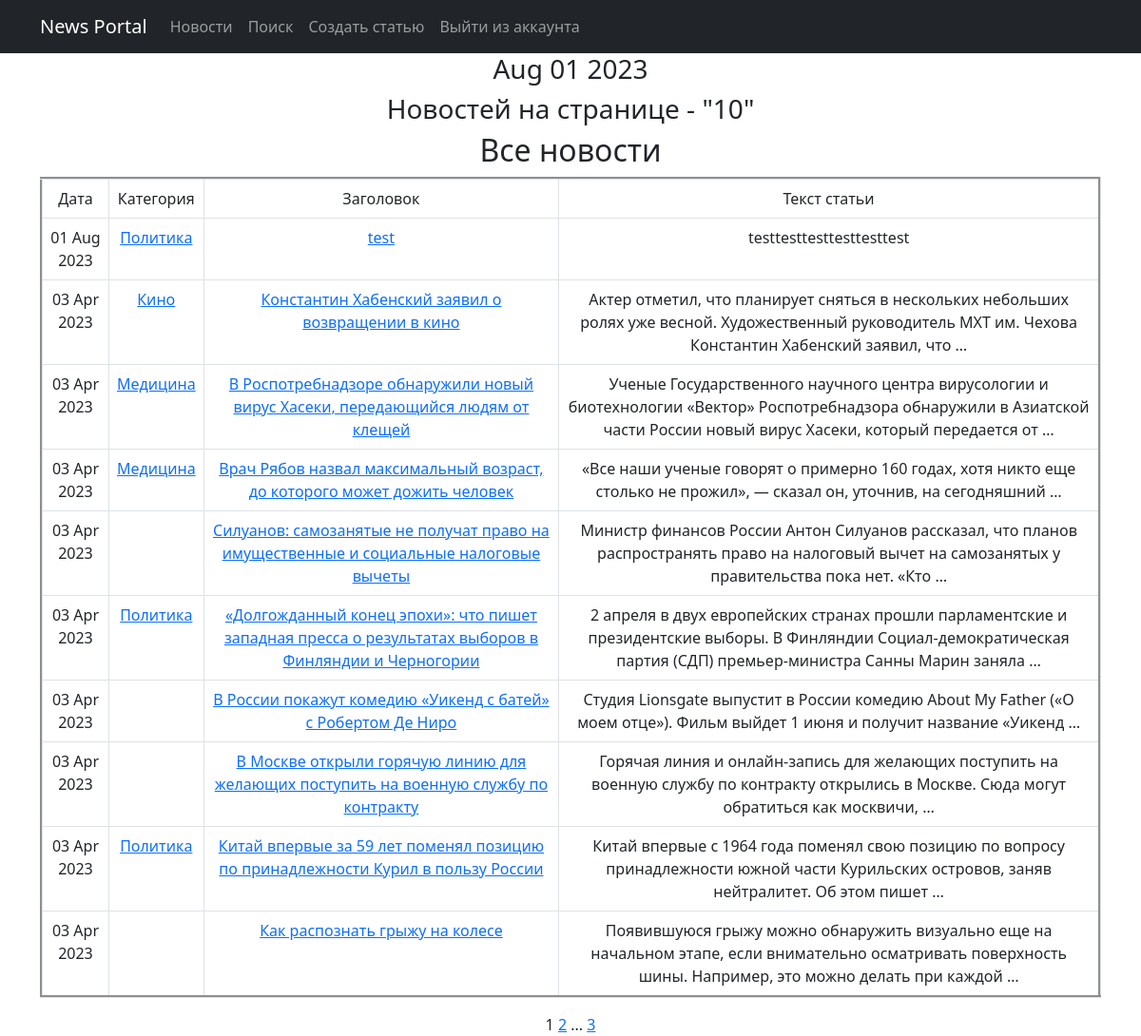
Before: /news/ with the older database file.
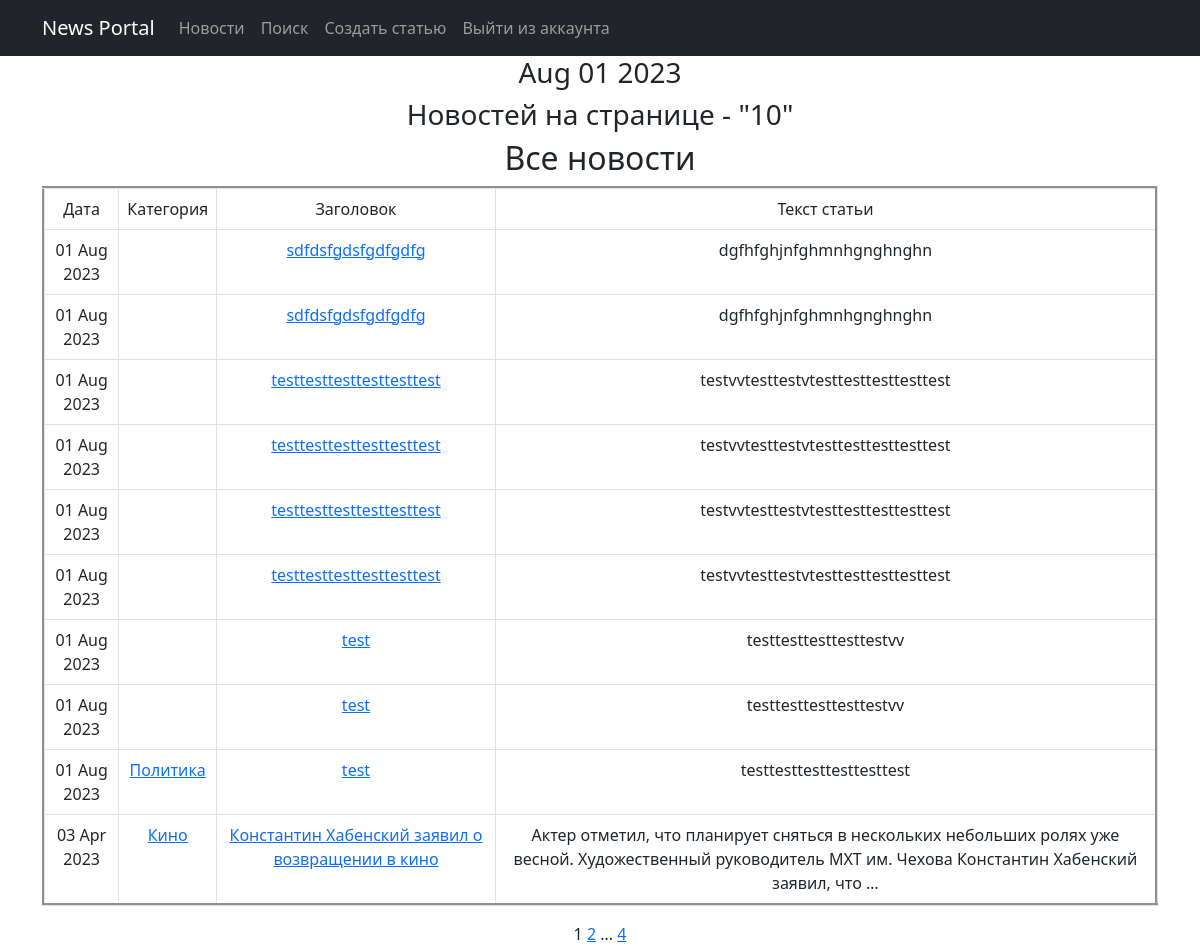
After: the same page with the newer database file.
### news/models.py (models this page shows, shortened)
class Post(models.Model):
    article = 'AR'
    news = 'NE'
    TYPES = [(article, 'Статья'),
             (news, 'Новость')
             ]
    title = models.CharField(max_length=255)
    text = models.TextField()
    time_created = models.DateTimeField(auto_now_add=True)
    type = models.CharField(max_length=2,
                            choices=TYPES,
                            default=news)
    post_rating = models.FloatField(default=0.0)
    post_author = models.ForeignKey(Author, on_delete=models.CASCADE)
    category = models.ManyToManyField(Category, through='PostCategory')
    def get_absolute_url(self):
        return f'/news/{self.id}'

class Category(models.Model):
    category_name = models.CharField(max_length=255,
                                     unique=True)
    subscribers = models.ManyToManyField(User, related_name='categories', blank=True)
    def __str__(self):
        return self.category_name

### news/views.py (the view)
# urls.py: path('', NewsList.as_view(), name='news_list'),
class NewsList(ListView):
    model = Post
    ordering = '-time_created'
    template_name = 'news.html'
    context_object_name = 'news'
    paginate_by = 10
    def get_queryset(self):
        queryset = super().get_queryset()
        self.filterset = PostFilter(self.request.GET, queryset)
        return self.filterset.qs
    def get_context_data(self, **kwargs):
        context = super().get_context_data(**kwargs)
        context['filterset'] = self.filterset
        return context

### news/templatetags/custom_filters.py (called while the page is built)
@register.filter()
def censor(value):
    bad_words = ('редиска!', 'дурак', 'тупица', 'блин', 'оладушек', 'пипец')
    if not isinstance(value, str):
        raise TypeError(f"unresolved type '{type(value)}' expected  type 'str'")
    for i in value.split():
        if i.lower() in bad_words:
            value = value.replace(i, f"{i[0]}{'*' * (len(i) - 2)}{i[-1]}")
    return value

### news/templatetags/custom_tags.py (called while the page is built)
@register.simple_tag(takes_context=True)
def url_replace(context, **kwargs):
   d = context['request'].GET.copy()
   for k, v in kwargs.items():
       d[k] = v
   return d.urlencode()

@register.simple_tag()
def current_time(format_string='%b %d %Y'):
   return datetime.utcnow().strftime(format_string)

### templates/news.html (shortened to what this page needs)
{% extends 'flatpages/default.html' %}
{% load custom_tags %}
{% load custom_filters %}
{% block content %}
<h3>{% current_time '%b %d %Y' %}</h3>
<h3>Новостей на странице - "{{ news|length }}" </h3>
   <h2>Все новости</h2>
   {% if news %}
       <table class="table table-bordered" cellspacing="2" cellpadding="3" border="3" width="50%">
           <tr>
               <td>
                   Дата
               </td>
               <td>
                   Категория
               </td>
               <td>
                   Заголовок
               </td>
               <td>
                   Текст статьи
               </td>
           </tr>
           {% for post in news %}
           <tr>
               <td>{{ post.time_created|date:'d M Y' }}</td>
               <td>
                   {% for category in post.category.all %}
                   <a href="{% url 'category_list' category.id %}">{{ category }}
                       </a>
                   {% endfor %}
               </td>
               <td>
                   <a href="{{ post.get_absolute_url }}"> {{ post.title|censor }} </a> </td>
               <td>{{ post.text|truncatewords:20|censor }}</td>
           </tr>
           {% endfor %}
       </table>
   {% else %}
       <h2>Новостей нет!</h2>
   {% endif %}
   {{ page_obj.number }}
   {% if page_obj.has_next %}
       <a href="?{% url_replace page=page_obj.next_page_number %}">{{ page_obj.next_page_number }}</a>
       {% if paginator.num_pages != page_obj.next_page_number %}
           ...
           <a href="?{% url_replace page=page_obj.paginator.num_pages %}">{{ page_obj.paginator.num_pages }}</a>
       {% endif %}
   {% endif %}
{% endblock content %}

Changed rows visible on the page:
no longer on this page (row unchanged): Post: time_created "03 Apr 2023", title|censor "В Роспотребнадзоре обнаружили новый вирус Хасеки, передающийся людям от клещей", text|censor "Ученые Государственного научного центра вирусологии и биотехнологии «Вектор» Роспотребнадзора обнаружили в Азиатской части России новый вирус Хасеки, который передается от …"
no longer on this page (row unchanged): Category: category_name "Медицина"
no longer on this page (row unchanged): Post: time_created "03 Apr 2023", title|censor "Врач Рябов назвал максимальный возраст, до которого может дожить человек", text|censor "«Все наши ученые говорят о примерно 160 годах, хотя никто еще столько не прожил», — сказал он, уточнив, на сегодняшний …"
no longer on this page (row unchanged): Post: time_created "03 Apr 2023", title|censor "Силуанов: самозанятые не получат право на имущественные и социальные налоговые вычеты", text|censor "Министр финансов России Антон Силуанов рассказал, что планов распространять право на налоговый вычет на самозанятых у правительства пока нет. «Кто …"
no longer on this page (row unchanged): Post: time_created "03 Apr 2023", title|censor "«Долгожданный конец эпохи»: что пишет западная пресса о результатах выборов в Финляндии и Черногории", text|censor "2 апреля в двух европейских странах прошли парламентские и президентские выборы. В Финляндии Социал-демократическая партия (СДП) премьер-министра Санны Марин заняла …", Category (category_name "Политика")
no longer on this page (row unchanged): Post: time_created "03 Apr 2023", title|censor "В России покажут комедию «Уикенд с батей» с Робертом Де Ниро", text|censor "Студия Lionsgate выпустит в России комедию About My Father («О моем отце»). Фильм выйдет 1 июня и получит название «Уикенд …"
no longer on this page (row unchanged): Post: time_created "03 Apr 2023", title|censor "В Москве открыли горячую линию для желающих поступить на военную службу по контракту", text|censor "Горячая линия и онлайн-запись для желающих поступить на военную службу по контракту открылись в Москве. Сюда могут обратиться как москвичи, …"
no longer on this page (row unchanged): Post: time_created "03 Apr 2023", title|censor "Китай впервые за 59 лет поменял позицию по принадлежности Курил в пользу России", text|censor "Китай впервые с 1964 года поменял свою позицию по вопросу принадлежности южной части Курильских островов, заняв нейтралитет. Об этом пишет …", Category (category_name "Политика")
no longer on this page (row unchanged): Post: time_created "03 Apr 2023", title|censor "Как распознать грыжу на колесе", text|censor "Появившуюся грыжу можно обнаружить визуально еще на начальном этапе, если внимательно осматривать поверхность шины. Например, это можно делать при каждой …"
added Post: time_created "01 Aug 2023", title|censor "sdfdsfgdsfgdfgdfg", text|censor "dgfhfghjnfghmnhgnghnghn"
added Post: time_created "01 Aug 2023", title|censor "sdfdsfgdsfgdfgdfg", text|censor "dgfhfghjnfghmnhgnghnghn"
added Post: time_created "01 Aug 2023", title|censor "testtesttesttesttesttest", text|censor "testvvtesttestvtesttesttesttesttest"
added Post: time_created "01 Aug 2023", title|censor "testtesttesttesttesttest", text|censor "testvvtesttestvtesttesttesttesttest"
added Post: time_created "01 Aug 2023", title|censor "testtesttesttesttesttest", text|censor "testvvtesttestvtesttesttesttesttest"
added Post: time_created "01 Aug 2023", title|censor "testtesttesttesttesttest", text|censor "testvvtesttestvtesttesttesttesttest"
added Post: time_created "01 Aug 2023", title|censor "test", text|censor "testtesttesttesttestvv"
added Post: time_created "01 Aug 2023", title|censor "test", text|censor "testtesttesttesttestvv"
Other visible differences:
{{ page_obj.paginator.num_pages }}: "3" → "4"
